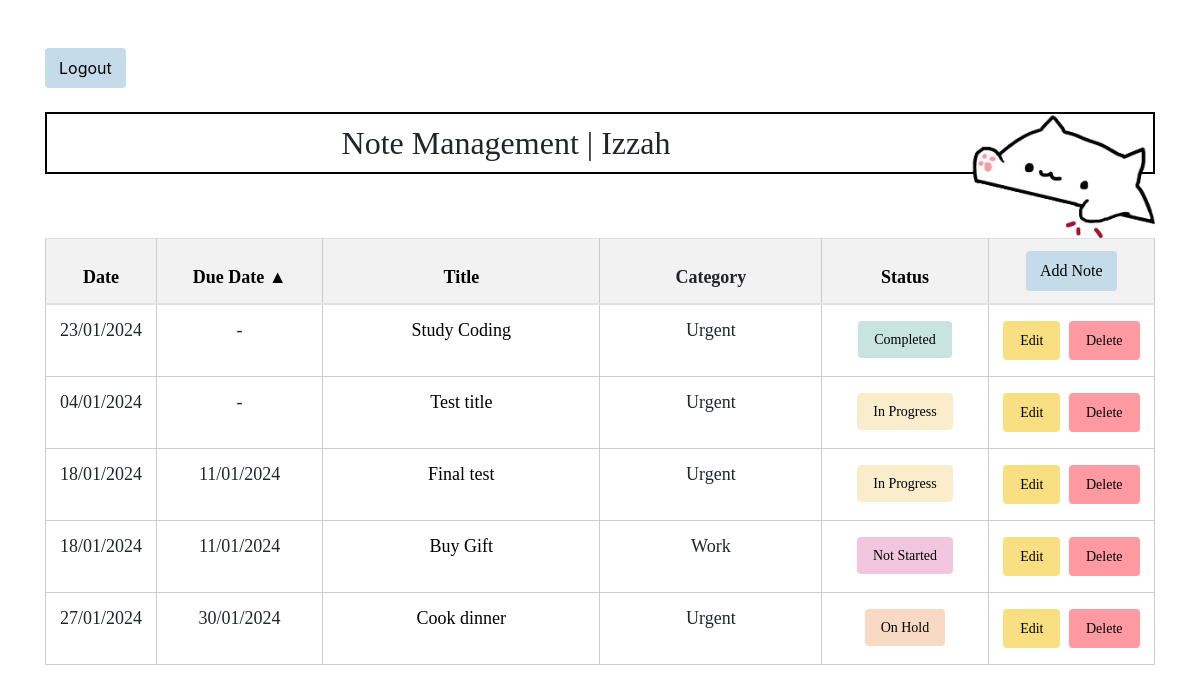
The page /dashboard.php?sort=duedate&order=ASC (signed in) on the database its author committed.
### tables this page shows
CREATE TABLE `todo_list` (
  `taskId` int(11) NOT NULL,
  `date` date NOT NULL,
  `title` varchar(50) NOT NULL,
  `description` text NOT NULL,
  `duedate` date DEFAULT NULL,
  `users_id` int(11) DEFAULT NULL,
  `noteStatus` varchar(50) DEFAULT NULL,
  `category` varchar(50) DEFAULT NULL
);

### read.php (the view, shortened to what this page needs)
<?php
include 'db.php';
if (isset($_SESSION['users_id'])) {
    $users_id = $_SESSION['users_id'];
    $sortColumn = isset($_GET['sort']) ? $_GET['sort'] : 'date';
    $sortOrder = isset($_GET['order']) ? $_GET['order'] : 'ASC';
    $sql = "SELECT * FROM todo_list WHERE users_id = $users_id ORDER BY $sortColumn $sortOrder";
    $result = $conn->query($sql);
    if ($result->num_rows > 0) {
        while ($row = $result->fetch_assoc()) {
            echo "<tr>";
            $formattedDate = date('d/m/Y', strtotime($row["date"]));
            echo "<td>" . $formattedDate . "</td>";
            $dueDateFromDatabase = $row["duedate"];
            if ($dueDateFromDatabase == '0000-00-00' || empty($dueDateFromDatabase)) {
                echo "<td>-</td>";
            } else {
                $formattedDueDate = date('d/m/Y', strtotime($dueDateFromDatabase));
                echo "<td>" . $formattedDueDate . "</td>";
            }
            echo "<td><a href='#' class='note-link' data-toggle='modal' data-target='#noteModal' data-description='" . ucfirst($row["description"]) . "' style='color: black;'>" . ucfirst($row["title"]) . "</a></td>";
            echo "<td>" . ucfirst($row["category"]) . "</td>";
            echo "<td>";
            $colors = array(
                'Not Started' => '#f2c6de',
                'In Progress' => '#faedcb',
                'On Hold' => '#f7d9c4',
                'Completed' => '#c9e4de'
            );
            $color = isset($colors[$row["noteStatus"]]) ? $colors[$row["noteStatus"]] : '';
            echo "<a style='background-color: $color; border: none; color: black; padding: 8px 16px; text-align: center; text-decoration: none; display: inline-block; font-size: 14px; margin: 4px 2px; cursor: pointer; border-radius: 4px;'>". ucfirst($row["noteStatus"]) . "</a>";
            echo "</td>";
            echo "<td>
            <a href='update_form.php?taskId=" . $row["taskId"] . "' style='background-color: #f8df81; color: black; padding: 8px 16px; text-align: center; text-decoration: none; display: inline-block; font-size: 14px; margin: 4px 2px;' class='btn'>Edit</a>
            <a href='delete.php?taskId=" . $row["taskId"] . "' style='background-color: #ff9aa2; color: black; padding: 8px 16px; text-align: center; text-decoration: none; display: inline-block; font-size: 14px; margin: 4px 2px;' class='btn'>Delete</a>
            </td>";
            echo "</tr>";
        }
    } else {
        echo "No notes.";
    }
} else {
    echo "Error: users_id not set in session.";
}
?>
</body>
</html>

### head.php (style rules this page uses)
body { margin: 0; padding: 0; background-image: url('backgroud.jpg'); background-size: cover; background-attachment: fixed; }
th, td { font-size: 18px; font-family: 'Euphoria Script'; border: 1px solid #ccc; padding: 8px; text-align: center; vertical-align: middle; }

### rows shown on the page
todo_list: date "23/01/2024", title "Study Coding", category "Urgent", noteStatus "Completed"
todo_list: date "04/01/2024", title "Test title", category "Urgent", noteStatus "In Progress"
todo_list: date "18/01/2024", duedate "11/01/2024", title "Final test", category "Urgent", noteStatus "In Progress"
todo_list: date "18/01/2024", duedate "11/01/2024", title "Buy Gift", category "Work", noteStatus "Not Started"
todo_list: date "27/01/2024", duedate "30/01/2024", title "Cook dinner", category "Urgent", noteStatus "On Hold"

### other values the page prints
$_SESSION['username'] "Izzah"
